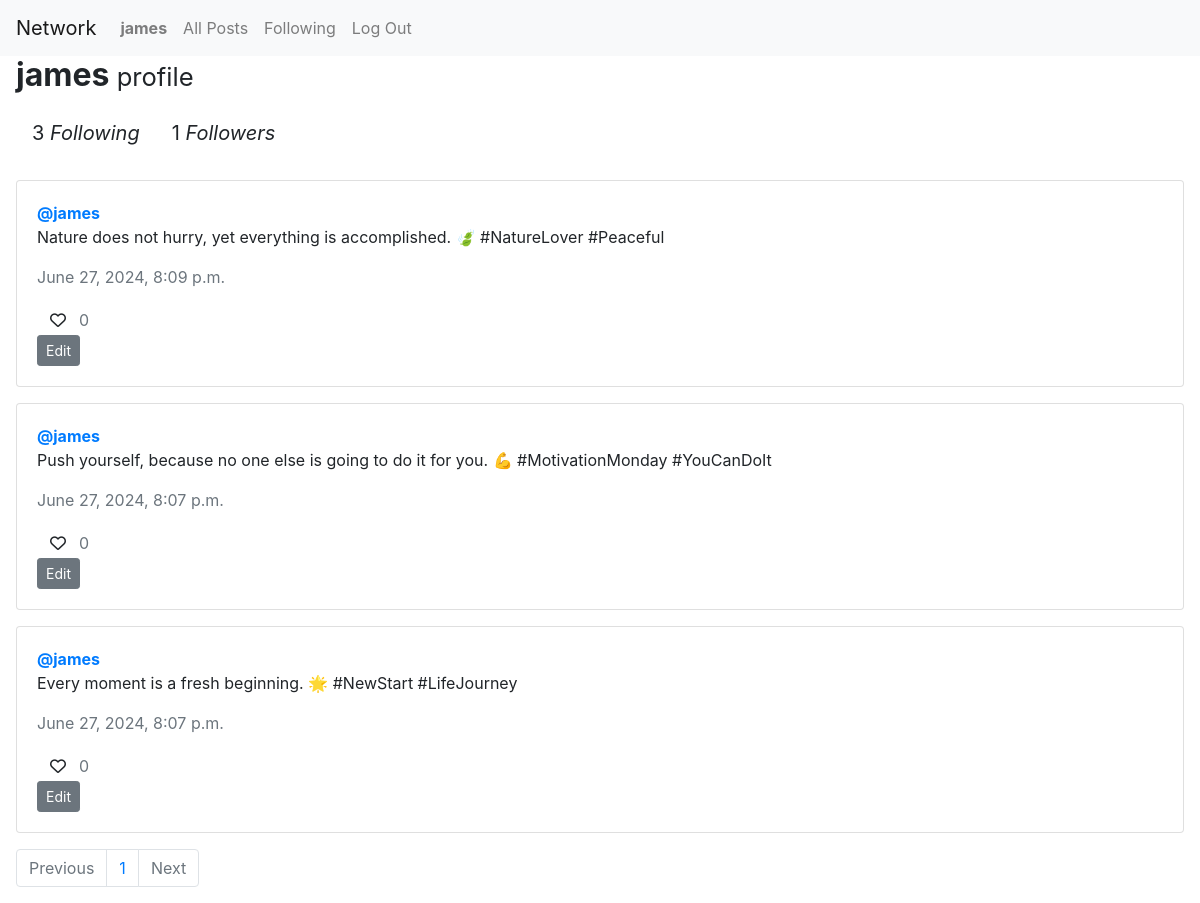
/profile/1 (signed in), run on the app's committed database.
### network/models.py (models this page shows, shortened)
class User(AbstractUser):
    pass

class Post(models.Model):
    content = models.CharField(max_length=150)
    user = models.ForeignKey(User, on_delete=models.CASCADE, related_name="author")
    date = models.DateTimeField(auto_now_add=True)
    def likes_count(self):
        return self.postLike.count()

### network/views.py (the view)
# urls.py: path("profile/<int:user_id>", views.profile, name="profile"),
def profile(request, user_id):
    user = User.objects.get(pk=user_id)
    all_post = Post.objects.filter(user=user).order_by('-date')
    following = Follow.objects.filter(follower=user)
    followers = Follow.objects.filter(followed=user)
    try:
        checkFollow = Follow.objects.get(follower=request.user, followed=user)
        isFollowing = True
    except Follow.DoesNotExist:
        isFollowing = False
    allLikes = Like.objects.all()
    userLikes = []
    for like in allLikes:
        if request.user.id == like.user.id:
            userLikes.append(like.post.id)
    paginator = Paginator(all_post, 10)
    page_number = request.GET.get('page')
    page_obj = paginator.get_page(page_number)
    return render(request, "network/profile.html", {
        "page_obj": page_obj,
        "username": user.username,
        "following": following,
        "followers": followers,
        "isFollowing": isFollowing,
        "user_profile": user,
        "userLikes": userLikes
    })

### network/templates/network/profile.html (shortened to what this page needs)
{% extends "network/layout.html" %}
{% load static %}
{% block body %}
    <h2 class="mx-3"><strong>{{ username }}</strong><small> profile</small></h2>
    <div class="d-flex align-items-center mx-3">
        <p class="blockquote m-3">{{ following.count }} <i>Following</i></p>
        <p class="blockquote m-3">{{ followers.count }} <i>Followers</i></p>
    </div>
    <div class="all_post mx-3 mt-3">
        {% for post in page_obj %}
        <div class="card mb-3">
            <div class="card-body">
                <a href="{% url 'profile' post.user.id %}"><strong>@{{ post.user }}</strong></a>
                <p class="card-text" id="content{{ post.id }}">{{ post.content }}</p>
                <p class="card-text text-muted">{{ post.date }}</p>
                <div class="d-flex align-items-center">
                    {% if post.id in userLikes %}
                    <button id="likeBtn{{ post.id }}" class="btn fa-solid text-danger fa-heart" onclick="likeHandler({{ post.id }}, {{ userLikes }})"></button>
                    {% else %}
                    <button id="likeBtn{{ post.id }}" class="btn fa-regular fa-heart" onclick="likeHandler({{ post.id }}, {{ userLikes }})"></button>
                    {% endif %}
                    <p class="card-text text-muted" id="likeCount{{ post.id }}">{{ post.likes_count }}</p>
                </div>
                {% if user == post.user %}
                <div class="d-flex align-items-center">
                    <button class="btn btn-secondary btn-sm" id="edit{{ post.id }}"  onclick="toggleBtn({{ post.id }})">Edit</button>
                </div>
                {% endif %}
            </div>
          </div>
        {% endfor %}
    </div>
    <nav aria-label="Page navigation example">
        <ul class="pagination mx-3">
            {% if page_obj.has_previous %}
                <li class="page-item"><a class="page-link" href="?page={{ page_obj.previous_page_number }}">Previous</a></li>
            {% else %}
                <li class="page-item disabled"><span class="page-link">Previous</span></li>
            {% endif %}
            <span class="current">
                <li class="page-item page-link">{{ page_obj.number }}</li>
            </span>
            {% if page_obj.has_next %}
                <li class="page-item"><a class="page-link" href="?page={{ page_obj.next_page_number }}">Next</a></li>
            {% else %}
                <li class="page-item disabled"><span class="page-link">Next</span></li>
            {% endif %}
        </ul>
    </nav>
{% endblock %}

### network/templates/network/layout.html (shortened to what this page needs)
{% load static %}
<!DOCTYPE html>
<html lang="en">
    <head>
        <link rel="stylesheet" href="https://stackpath.bootstrapcdn.com/bootstrap/4.4.1/css/bootstrap.min.css">
        <link href="{% static 'network/styles.css' %}" rel="stylesheet">
    </head>
    <body>
        <nav class="navbar navbar-expand-lg navbar-light bg-light">
            <a class="navbar-brand" href="{% url 'index' %}">Network</a>
            <div>
              <ul class="navbar-nav mr-auto">
                {% if user.is_authenticated %}
                    <li class="nav-item">
                        <a class="nav-link" href="{% url 'profile' user_id=user.id %}"><strong>{{ user.username }}</strong></a>
                    </li>
                {% endif %}
                <li class="nav-item">
                  <a class="nav-link" href="{% url 'index' %}">All Posts</a>
                </li>
                {% if user.is_authenticated %}
                    <li class="nav-item">
                        <a class="nav-link" href="{% url 'following' %}">Following</a>
                    </li>
                    <li class="nav-item">
                        <a class="nav-link" href="{% url 'logout' %}">Log Out</a>
                    </li>
                {% endif %}
              </ul>
            </div>
          </nav>
        <div class="body">
            {% block body %}
            {% endblock %}
        </div>
    </body>
</html>

### data on the page
User: username "james"
Post: user "james", content "Nature does not hurry, yet everything is accomplished. 🍃 #NatureLover #Peaceful", date "June 27, 2024, 8:09 p.m.", likes_count "0"
Post: user "james", content "Push yourself, because no one else is going to do it for you. 💪 #MotivationMonday #YouCanDoIt", date "June 27, 2024, 8:07 p.m.", likes_count "0"
Post: user "james", content "Every moment is a fresh beginning. 🌟 #NewStart #LifeJourney", date "June 27, 2024, 8:07 p.m.", likes_count "0"

### other printed values
{{ following.count }} "3"
{{ followers.count }} "1"
{{ page_obj.number }} "1"
